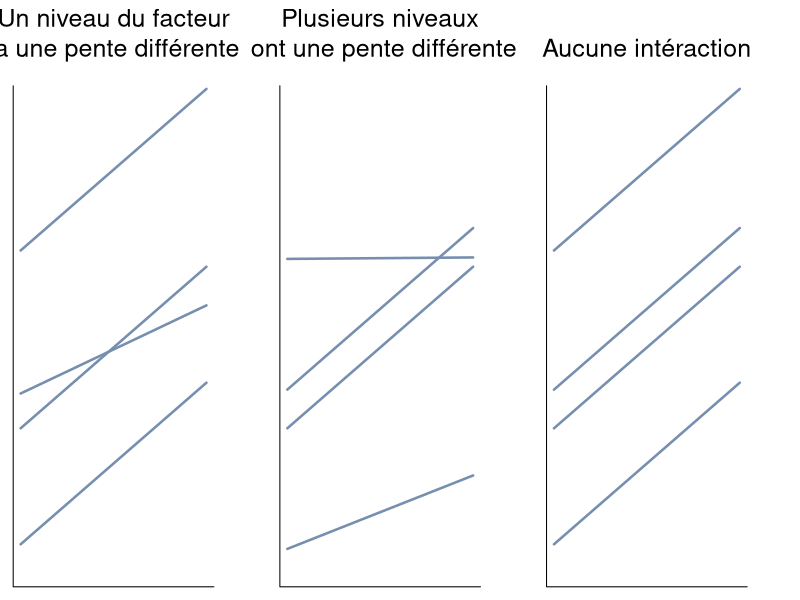
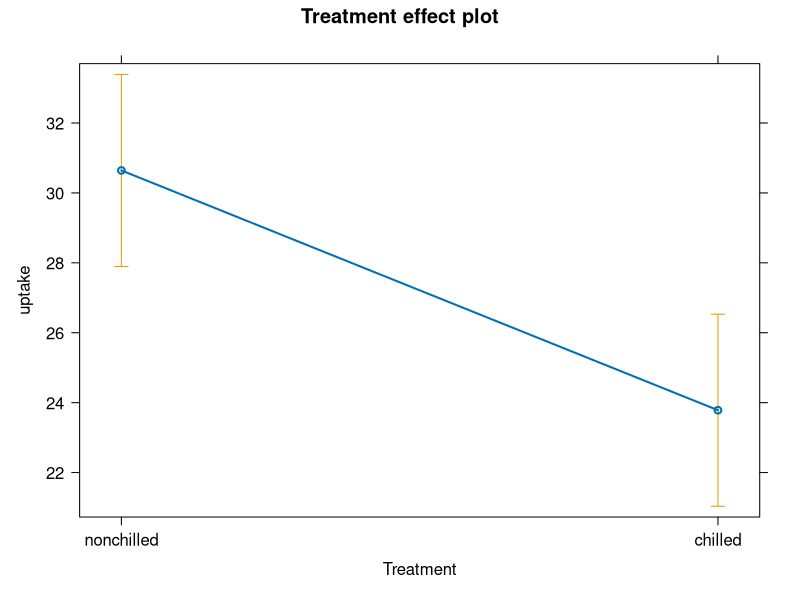
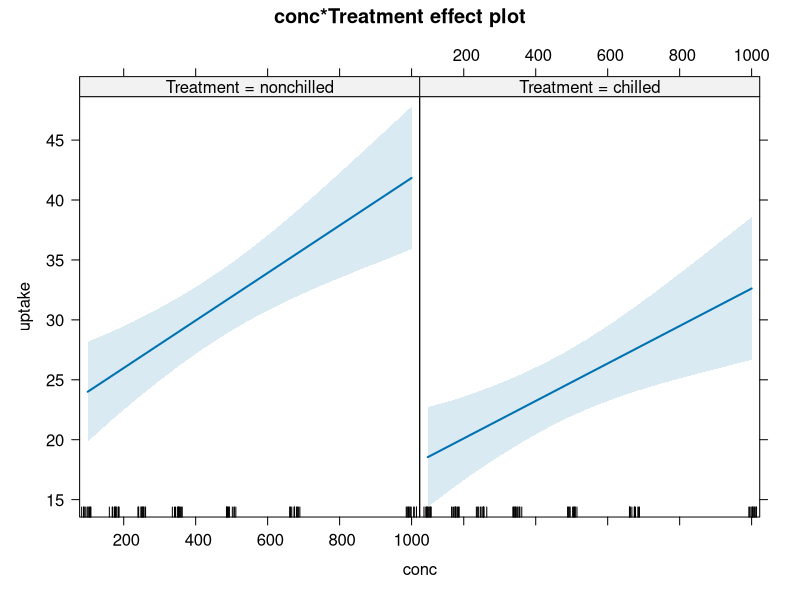
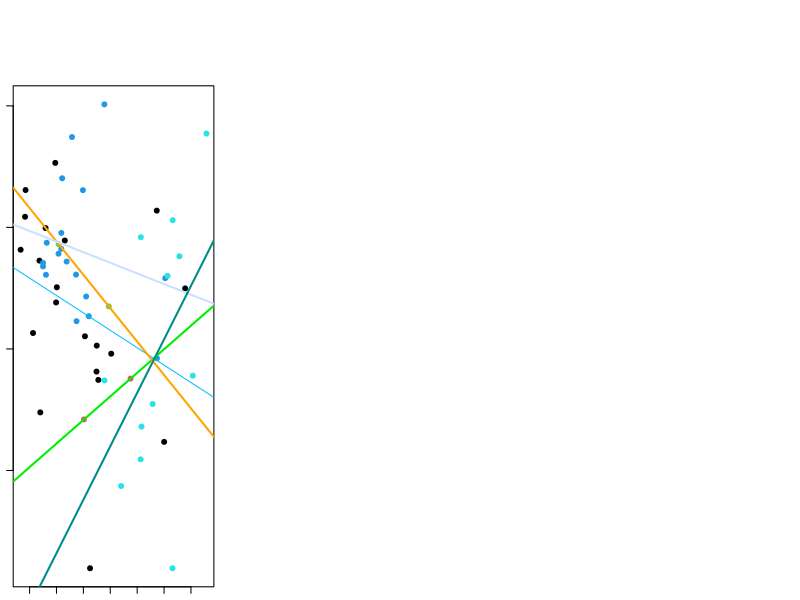

Write the R code that produced these figures, in order.
## ---- chunk 1
# data and all requirements
library(car)
library(effects)
bird <- read.csv('data/birdsdiet.csv')

bird$logMass <- log(bird$Mass)
bird$logMaxAbund <- log(bird$MaxAbund)
bird$Diet <- as.factor(bird$Diet)
## ---- chunk 2
## functions
f1 <- function(x, a, b) {
  return(x*a+b)
}
# conf for plot
col = rgb(118, 143, 175, maxColorValue = 255)
x <- 1:20
par(mfrow = c(1, 3), mar = c(1, 1, 6.5, 4))
# plot 1
plot(x, f1(x, a=1.1,b=2), ylim = c(0, 60), type = 'l', lwd = 2.5, xaxt = "n", yaxt = "n", xlab = "", ylab = "", bty='l', col = col)
lines(f1(x, a=1.1,b=17), lwd = 2.5, col = col)
lines(f1(x, a=0.6,b=22), lwd = 2.5, col = col)
lines(f1(x, a=1.1,b=40), lwd = 2.5, col = col)
mtext('Un niveau du facteur\n a une pente différente', side = 3, line = 2, cex = 1.5)
# plot 2
plot(x, f1(x, a=.5,b=2), ylim = c(0, 60), type = 'l', lwd = 2.5, xaxt = "n", yaxt = "n", xlab = "", ylab = "", bty='l', col = col)
lines(f1(x, a=1.1,b=17), lwd = 2.5, col = col)
lines(f1(x, a=1.1,b=22), lwd = 2.5, col = col)
lines(f1(x, a=0.01,b=40), lwd = 2.5, col = col)
mtext('Plusieurs niveaux\n ont une pente différente', side = 3, line = 2, cex = 1.5)
# plot 3
plot(x, f1(x, a=1.1,b=2), ylim = c(0, 60), type = 'l', lwd = 2.5, xaxt = "n", yaxt = "n", xlab = "", ylab = "", bty='l', col = col)
lines(f1(x, a=1.1,b=17), lwd = 2.5, col = col)
lines(f1(x, a=1.1,b=22), lwd = 2.5, col = col)
lines(f1(x, a=1.1,b=40), lwd = 2.5, col = col)
mtext('Aucune intéraction', side = 3, line = 2, cex = 1.5)
## ---- chunk 3
ancova.example <- lm(uptake ~ conc*Treatment, data=CO2)
anova(ancova.example)
## ---- chunk 4
adj.means <- effect('Treatment', ancova.example)
plot(adj.means)

adj.means <- effect('conc*Treatment', ancova.example)
plot(adj.means)
## ---- chunk 5
# Si vous avez complété la section avancée sur les contrastes, vous devrez réinitialiser les contrastes
# à l'aide de la fonction ''options()''
# Si vous n'avez pas complété la section avancée sur les contrastes, ignorez la première ligne du script.
options(contrasts=c("contr.treatment", "contr.poly"))
ancov1 <- lm(logMaxAbund ~ logMass*Diet, data=bird)
summary(ancov1)
anova(ancov1)
## ---- chunk 6
coef(ancov1)


plot(logMaxAbund~logMass, data=bird, col=Diet, pch=19, ylab=expression("log"[10]*"(Maximum Abundance)"),
     xlab=expression("log"[10]*"(Mass)"))
abline(a=coef(ancov1)[1],b=coef(ancov1)[2], col="deepskyblue1")
abline(a=sum(coef(ancov1)[1]+coef(ancov1)[3]),b=sum(coef(ancov1)[2]+coef(ancov1)[7]),col="green2", lwd=2)
abline(a=sum(coef(ancov1)[1]+coef(ancov1)[4]),b=sum(coef(ancov1)[2]+coef(ancov1)[8]),col="orange1", lwd=2)
abline(a=sum(coef(ancov1)[1]+coef(ancov1)[5]),b=sum(coef(ancov1)[2]+coef(ancov1)[9]),col="lightsteelblue1",
       lwd=2)
abline(a=sum(coef(ancov1)[1]+coef(ancov1)[6]),b=sum(coef(ancov1)[2]+coef(ancov1)[10]),col="darkcyan", lwd=2)
